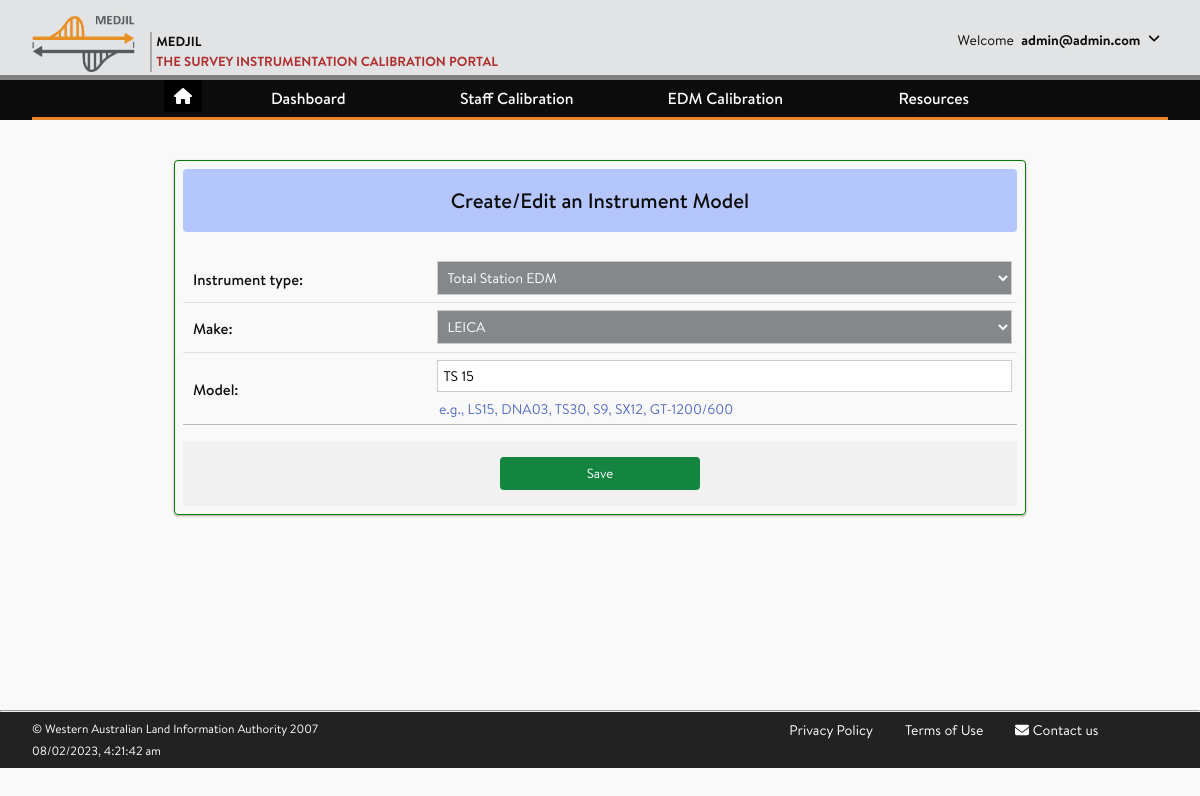
The page /instruments/1/inst_model_update/ (signed in) on the database its author committed.
### accounts/models.py (models this page shows, shortened)
class CustomUser(AbstractUser):
    company = models.ForeignKey(
                                Company,
                                on_delete = models.SET_NULL,
                                blank = True,
                                null = True,
    )
    username = None
    email = LowerCaseEmailField(_('email address'),
                                max_length = 150,
                                unique=True,
                                error_messages = {
                                    'unique': _("The user with that email address already exists.")
                                })
    USERNAME_FIELD = 'email'
    REQUIRED_FIELDS = []
    objects = CustomUserManager()

### instruments/models.py (models this page shows, shortened)
class InstrumentModel(models.Model):
    inst_types = (
                ( None, 'Select one of the following'),
                ('edm','Total Station EDM'),
                ('prism','Prism'),
                ('level','Digital Level'),
                ('staff','Barcoded Staff'),
                ('baro','Barometer'),
                ('thermo','Thermometer'),
                ('hygro','Hygrometer'),
                ('psy','Psychrometer'),
                ('others','Others'),)
    inst_type = models.CharField(max_length=6,
                 choices=inst_types,
                 verbose_name= 'instrument type',
                 null = True)
    make = models.ForeignKey(InstrumentMake, on_delete = models.CASCADE, null = True)
    model = models.CharField(max_length=25, validators=[MinLengthValidator(3)], help_text="e.g., LS15, DNA03, TS30, S9, SX12, GT-1200/600")
    class Meta:
        ordering = ['inst_type','make','model']
        unique_together = ('inst_type','make','model')

class InstrumentMake(models.Model):
    make = models.CharField(max_length=25, validators=[MinLengthValidator(4)], help_text="e.g., LEICA, TRIMBLE, SOKKIA", unique=True)
    make_abbrev = models.CharField(max_length=4, validators=[MinLengthValidator(3)], help_text="e.g., LEI, TRIM, SOKK", unique=True, verbose_name = 'Abbreviation')
    def __str__(self):
        return self.make

### instruments/views.py (the view)
# urls.py: path('<id>/inst_model_update/', views.inst_model_update, name = 'inst_model_update'),
@login_required(login_url="/accounts/login")
def inst_model_update(request, id):
    this_model = get_object_or_404(InstrumentModel, id = id)
    form = InstrumentModelCreateForm(request.POST or None,
                                     instance = this_model, user=request.user)
    if form.is_valid():
        form.save()
        return redirect ('instruments:inst_settings')
    else:
        form = InstrumentModelCreateForm(instance = this_model, user=request.user)
    context = {
        'form': form
        }
    return render(request, 'instruments/inst_model_create_form.html', context)

### instruments/forms.py
class InstrumentModelCreateForm(forms.ModelForm):
    def __init__(self, *args, **kwargs):
        user = kwargs.pop('user')
        super(InstrumentModelCreateForm, self).__init__(*args, **kwargs)
        self.fields['make'].empty_label = '--- Select one ---'
    class Meta:
        model = InstrumentModel
        fields = '__all__'

### instruments/templates/instruments/inst_model_create_form.html (shortened to what this page needs)
{% extends 'base_generic.html' %}
{% load static %}
{% block content %}
<article class="post">
    <div class="post-content">
        <form action="" class="site-form" method="post">
            <div class="mb-5 site-form-header bg-indigo-300 rounded px-2">
                <h2 class="text-center">Create/Edit an Instrument Model</h2>
            </div>
            <table>
                {% for field in form %}
                    {% if field.name == 'inst_make' %}
                        <tr id="id_make_name">
                            <td width="30%" class="pxl-5 text-sm text-blue-500">{{ field.label_tag }}</td>
                            <td width="70%" class="text-sm text-blue-500"> {{ field }}
                                {% for error in field.errors %}
                                    <p class="error error-danger">{{ error }}</p>
                                {% endfor %}
                                {% for error in form.non_field_errors %}
                                    <p class="error error-danger">*** {{ error }} ***</p>
                                {% endfor %}
                                {% if not field.field.widget.attrs.placeholder and field.help_text %}
                                    <p class="helptext">{{ field.help_text }}</p>
                                {% endif %}
                            </td>
                        </tr>
                    {% else %}
                        <tr>
                            <td width="30%">{{ field.label_tag }}</td>
                            <td width="70%"> {{ field }}
                                {% if not field.field.widget.attrs.placeholder and field.help_text %}
                                    <p class="helptext">{{ field.help_text }}</p>
                                {% endif %}
                            </td>
                        </tr>
                    {% endif %}
                {% endfor %}
            </table>
            <div class="button-container">
                <button class="submit-button bg-green-500 hover:bg-green-400" type="submit" >Save</button>
            </div>
        </form>
    </div>
</article>
{% endblock %}

### templates/base_generic.html (shortened to what this page needs)
{% load static %}
<!DOCTYPE html>
<html lang="en">
<head>
    <link rel="stylesheet" href="https://cdnjs.cloudflare.com/ajax/libs/font-awesome/6.2.0/css/all.min.css" />
    <link rel="stylesheet" href="{% static 'main.css' %}">
    <link rel="stylesheet" href="{% static 'fonts/stylesheet.css' %}">
    <link rel="stylesheet" href="{% static 'style_ib.css' %}">
</head>
<body>
    <div class="page-wrap">
    <header class="page-header">
        <div class="wrapper">
            <div class="header-wrapper">
                <a class="header-logo" href="{% url 'home' %}">
                    <img src="{% static 'logo.png' %}" alt="Medjil">
                    <p>
                        <span>Medjil</span>
                        <span>The Survey Instrumentation Calibration Portal</span>
                    </p>
                </a>
                <div class="header-userinfo">
                        <div>
                            <span>Welcome</span>
                                {% if user.is_authenticated %}
                                    {% if not user.first_name %}
                                        <span><strong> {{ user.email }}</strong></span>
                                    {% else %}
                                        <span><strong>{{ user.first_name }}</strong></span>
                                    {% endif %}
                                {% endif %}
                                <span>
                                    <a href="#" id="header-toggle"><i class="fas fa-angle-down rotate" aria-hidden="true"></i></a>
                                </span>
                        </div>
                </div>
            </div>
        </div>
    </header>
    <nav class="page-nav">
        <div class="wrapper">
            <ul class="nav-links">
            		<li>
            				<ul>
            						<button class="btn_home"><a href="{% url 'home' %}"><i class="fa fa-home"></i></a></button>
            				</ul>
            		</li>
                <li class="nav-item has-subnav"><a tabindex="0">Dashboard</a>
                </li>
                <li class="nav-item has-subnav"><a tabindex="0">Staff Calibration</a>
                </li>
                <li class="nav-item has-subnav"><a tabindex="0">EDM Calibration </a>
                </li>
                <li class="nav-item has-subnav"><a tabindex="0">Resources</a>
                </li>
            </ul>
        </div>
    </nav>
    <main class="page-content">
        <div class="wrapper">
            {% block content %}
            {% endblock content %}
        </div>
    </main>
    <hr>
    <footer class="page-footer">
        <div class="wrapper">
            <div class="footer-row3">
                <div class="policy-col-1">
                    <a href="{% url 'terms' %}">Privacy Policy</a>
                    <a href="{% url 'terms' %}">Terms of Use</a>
                    <a href="mailto:geodesy@landgate.wa.gov.au"><i class="fas fa-envelope"></i> <span>Contact us</span></a>
                </div>
                <div class="policy-col-2">
                      <p>&#169; Western Australian Land Information Authority 2007</p>
                      <span id="current_time"></span>
                </div>
            </div>
        </div>
    </footer>
</body>
</html>

### assets/style_ib.css (style rules this page uses)
select { background: #34495E; color: #fff; }
.btn_home { background-color: Black; border: none; color: White; cursor: pointer; }

### rows shown on the page
CustomUser: email "admin@admin.com"
InstrumentModel: form "Total Station EDM" "TS 15"
InstrumentMake: form "LEICA"

### other values the page prints
{{ field.label_tag }} "Instrument type:" "Make:" "Model:"
{{ field.help_text }} "e.g., LS15, DNA03, TS30, S9, SX12, GT-1200/600"
